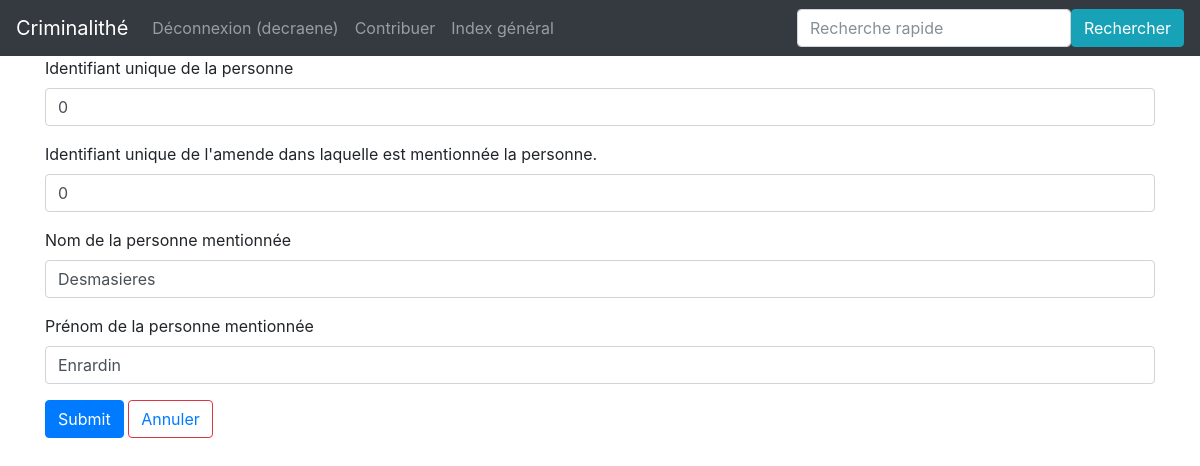
Page /personne/0/update (signed in) on the committed database.
### app/modeles/utilisateurs.py (models this page shows, shortened)
class User(UserMixin, db.Model):
    user_id = db.Column(db.Integer, primary_key=True)
    user_nom = db.Column(db.Text)
    user_login = db.Column(db.Text)
    user_email = db.Column(db.Text)
    user_password = db.Column(db.Text)
    authorships = db.relationship("Authorship", back_populates="user")

### app/modeles/donnees.py (models this page shows, shortened)
class Personnes(db.Model):
    personnes_id = db.Column(db.Integer, primary_key=True, unique=True, nullable=False, autoincrement=True)
    personnes_amendes_id = db.Column(db.Integer, db.ForeignKey("amendes.amendes_personnes_id"))
    personnes_nom = db.Column(db.Text)
    personnes_prenom = db.Column(db.Text)
    authorships = db.relationship("Authorship", back_populates="personne")
    amendes = db.relationship("Amendes", backref="amendes", foreign_keys="Amendes.amendes_personnes_id")

### app/routes/__init__.py (the view, shortened to what this page needs)
@app.route("/personne/<int:personnes_id>/update", methods=["GET", "POST"])
@login_required
def personne_update(personnes_id):
    ma_personne = Personnes.query.get(personnes_id)
    erreurs = []
    updated = False
    return render_template(
        "pages/personne_form_update.html",
        nom="Criminalithé",
        personne=ma_personne,
        erreurs=erreurs,
        updated=updated
    )

### app/modeles/utilisateurs.py (called while the page is built)
@login.user_loader
def trouver_utilisateur_via_id(identifiant):
    return User.query.get(int(identifiant))

### app/templates/pages/personne_form_update.html (shortened to what this page needs)
{% extends "conteneur.html" %}
{% block corps %}
    {% if personne %}
    <form method="POST" action="{{ url_for('personne_update', personnes_id=personne.personnes_id)}}">
    	 <div class="mb-3">
		    <label for="personnes_id" class="form-label">Identifiant unique de la personne</label>
		    <input type="text" name="personnes_id" class="form-control {% if 'personnes_id' in erreurs%}is-invalid{% endif %}" id="personnes_id" value="{{personne.personnes_id}}" />
		  </div>
    	 <div class="mb-3">
		    <label for="personnes_amendes_id" class="form-label">Identifiant unique de l'amende dans laquelle est mentionnée la personne.</label>
		    <input type="text" name="personnes_amendes_id" class="form-control {% if 'personnes_amendes_id' in erreurs%}is-invalid{% endif %}" id="personnes_amendes_id" value="{{personne.personnes_amendes_id}}" />
		  </div>
    	 <div class="mb-3">
		    <label for="personnes_nom" class="form-label">Nom de la personne mentionnée</label>
		    <input type="text" name="personnes_nom" class="form-control {% if 'personnes_nom' in erreurs %}is-invalid{% endif %}" id="personnes_nom" value="{{personne.personnes_nom}}" />
		  </div>
		 <div class="mb-3">
		    <label for="personnes_prenom" class="form-label">Prénom de la personne mentionnée</label>
		    <input type="text" name="personnes_prenom" class="form-control {% if 'personnes_prenom' in erreurs %}is-invalid{% endif %}" id="personnes_prenom" value="{{personne.personnes_prenom}}" />
		  </div>
		  <input type="submit" name="Modifier" class="btn btn-primary" />
		<button type="button" class="btn btn-outline-danger">
        <a href="{{url_for('accueil')}}">Annuler</a>
        </button>
    </form>
    {% else %}
        <p>La base de données est en cours de constitution</p>
    {% endif %}
{% endblock %}

### app/templates/conteneur.html (shortened to what this page needs)
<!DOCTYPE html>
<html>
    <head>
        {% include "partials/css.html" %}
    </head>
    <body>
      <nav class="navbar navbar-expand-md navbar-dark bg-dark justify-content-between">
        <a class="navbar-brand" href="{{ url_for('accueil') }}">Criminalithé</a>
        <ul class="navbar-nav mr-auto">
            {% if not current_user.is_authenticated %}
              <li class="nav-item">
                <a class="nav-link" href="{{url_for("inscription")}}">Inscription</a>
              </li>
              <li class="nav-item">
                <a class="nav-link" href="{{url_for("connexion")}}">Connexion</a>
              </li>
            {% else %}
              <li class="nav-item">
                <a class="nav-link" href="{{url_for("deconnexion")}}">Déconnexion ({{current_user.user_nom}})</a>
              </li>
            {% endif %}
            <li class="nav-item">
                <a class="nav-link" href="{{url_for("repertoire")}}">Contribuer</a>
            </li>
            <li class="nav-item">
                <a class="nav-link" href="{{url_for("index")}}">Index général</a>
            </li>
        </ul>
        <form class="form-inline" action="{{url_for("recherche")}}" method="GET">
          <input class="form-control" name="keyword" type="search" placeholder="Recherche rapide" aria-label="Recherche">
          <button class="btn btn-info" type="submit">Rechercher</button>
        </form>
      </nav>
       <div class="container">
        <div class="row">
            <div class="col">
            {% block corps %}{% endblock %}
            </div>
        </div>
      </div>
    </body>
</html>

### rows in the picture
User: user_nom "decraene"
Personnes: personnes_id "0", personnes_amendes_id "0", personnes_nom "Desmasieres", personnes_prenom "Enrardin"
